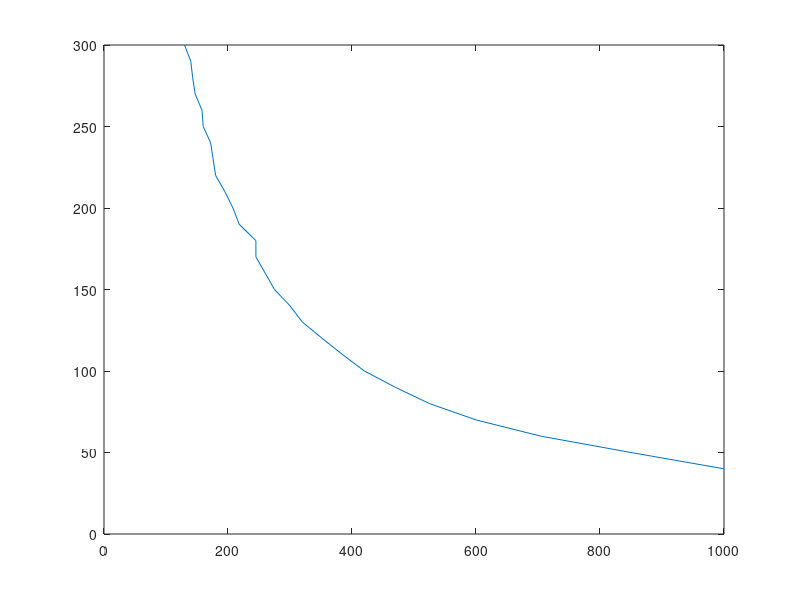

The MATLAB source for this figure:
%  # Scripting the real values for distance
clc 
close all
clear all

% # 40cm    = 1000
% # 50cm    = 850
% # 60cm    = 705
% # 70cm    = 600
% # 80cm    = 525
% # 90cm    = 470
% # 100cm   = 420
% # 110cm   = 385
% # 120cm   = 352
% # 130cm   = 320
% # 140cm   = 300
% # 150cm   = 275
% # 160cm   = 260
% # 170cm   = 245
% # 180cm   = 225
% # 190cm   = 218
% # 200cm   = 208
% # 210cm   = 195
% # 220cm   = 180
% # 230cm   = 176
% # 240cm   = 172
% # 250cm   = 160
% # 260cm   = 158
% # 270cm   = 147
% # 280cm   = 143
% # 290cm   = 140
% # 300cm   = 130

actualDistance     = [40:10:300]

rawDistance  = [1000,850,705,600,525,470,...
                        420,385,352,320,300,275,260,...
                            245,245,218,208,195,180,...
                                176,172,160,158,147,143,140,130
                                ] 
                            
                            
plot(rawDistance,actualDistance)  


